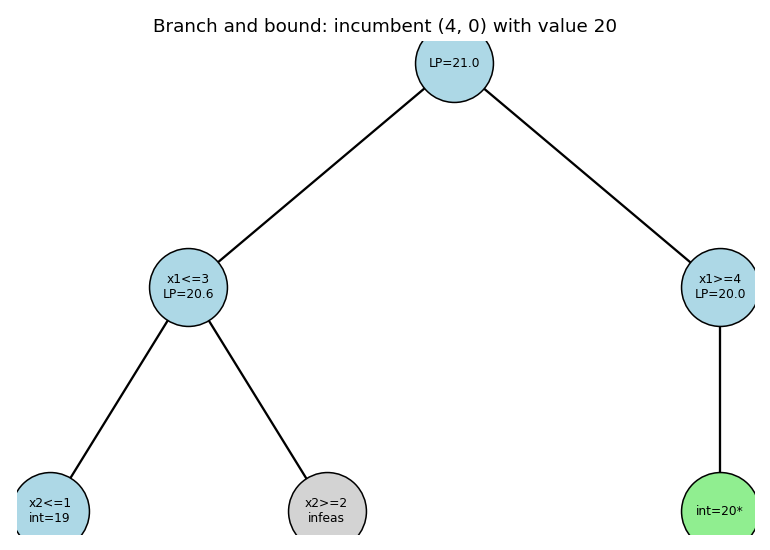

Reproduce this figure in Python.
import numpy as np
import matplotlib.pyplot as plt


def branch_and_bound_tree():
    plt.figure(figsize=(7, 5))
    nodes = {"root": (0.5, 1.0, "LP=21.0"),
             "L": (0.25, 0.6, "x1<=3\nLP=20.6"), "R": (0.75, 0.6, "x1>=4\nLP=20.0"),
             "LL": (0.12, 0.2, "x2<=1\nint=19"), "LR": (0.38, 0.2, "x2>=2\ninfeas"),
             "RR": (0.75, 0.2, "int=20*")}
    edges = [("root", "L"), ("root", "R"), ("L", "LL"), ("L", "LR"), ("R", "RR")]
    for a, b in edges:
        plt.plot([nodes[a][0], nodes[b][0]], [nodes[a][1], nodes[b][1]], "k-", zorder=1)
    for key, (px, py, label) in nodes.items():
        color = "lightgreen" if "*" in label else ("lightgray" if "infeas" in label else "lightblue")
        plt.scatter([px], [py], s=2600, color=color, edgecolors="black", zorder=2)
        plt.text(px, py, label, ha="center", va="center", fontsize=8, zorder=3)
    plt.axis("off"); plt.title("Branch and bound: incumbent (4, 0) with value 20")
    plt.tight_layout()
    return "030802_branch_and_bound_tree"


branch_and_bound_tree()
plt.savefig('030802_branch_and_bound_tree.png', dpi=110)
